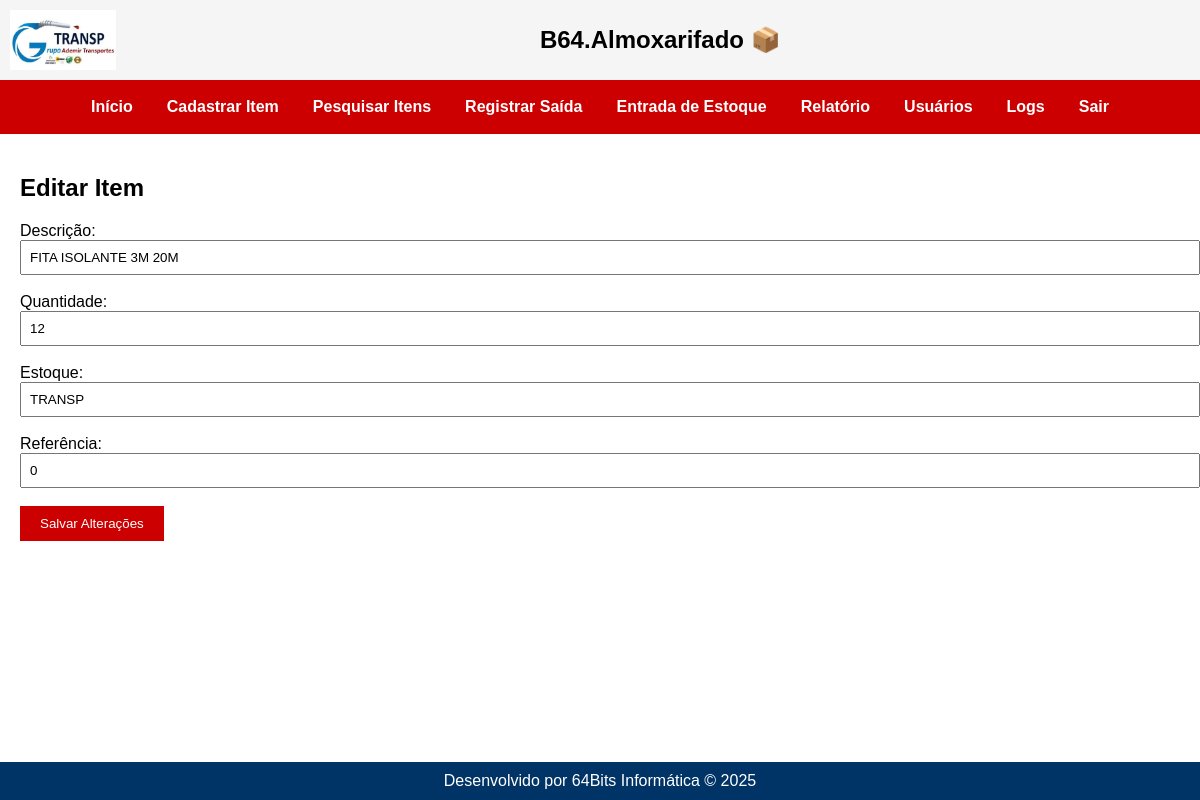
/itens/editar/1 (signed in), run on an earlier commit of the app's database.
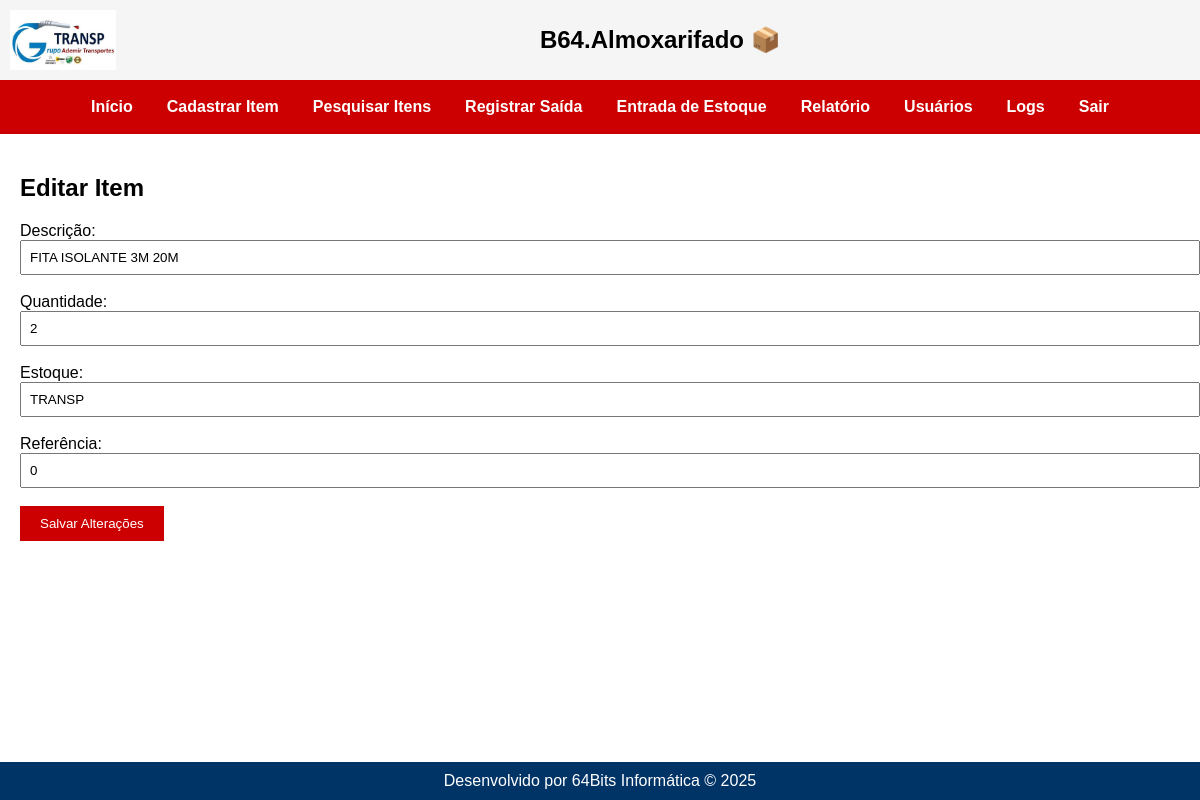
And on a later commit of the database.
### tables this page shows
CREATE TABLE itens (
        id INTEGER PRIMARY KEY,
        descricao TEXT NOT NULL,
        quantidade INTEGER,
        estoque TEXT
    , referencia TEXT, categoria TEXT, unidade TEXT, minimo INTEGER, observacoes TEXT);

### routes/itens.py (the view, shortened to what this page needs)
@itens_bp.route('/editar/<int:id>', methods=['GET', 'POST'])
def editar_item(id):
    tipo = session.get('tipo')
    conn = conectar_db()
    cursor = conn.cursor()
    cursor.execute("SELECT * FROM itens WHERE id = ?", (id,))
    item = cursor.fetchone()
    if not item:
        flash("Item não encontrado.", "erro")
        conn.close()
        return redirect('/itens/pesquisar')
    conn.close()
    return render_template("editar_item.html", item=item)

### app.py (called while the page is built)
@app.before_request
def proteger_rotas():
    print(f"DEBUG - Endpoint acessado: {request.endpoint}")
    rotas_livres = [
        'auth.login',
        'static',
        'usuarios.cadastro_usuario',
    ]
    if 'usuario' not in session and request.endpoint not in rotas_livres:
        flash("Sua sessão expirou. Faça login novamente.", "erro")
        return redirect('/')

### models.py (called while the page is built)
def conectar_db():
    conn = sqlite3.connect(DB_PATH)
    conn.row_factory = sqlite3.Row
    return conn

### templates/editar_item.html (shortened to what this page needs)
{% extends 'base.html' %}
{% block conteudo %}
<h2>Editar Item</h2>
<form method="POST">
  <label>Descrição:</label><br>
  <input type="text" name="descricao" value="{{ item.descricao }}" style="width: 100%; padding: 8px;"><br><br>
  <label>Quantidade:</label><br>
  <input type="number" name="quantidade" value="{{ item.quantidade }}" style="width: 100%; padding: 8px;"><br><br>
  <label>Estoque:</label><br>
  <input type="text" name="estoque" value="{{ item.estoque }}" style="width: 100%; padding: 8px;"><br><br>
  <label>Referência:</label><br>
  <input type="text" name="referencia" value="{{ item.referencia }}" style="width: 100%; padding: 8px;"><br><br>
  <button type="submit" style="background-color: #cc0000; color: white; padding: 10px 20px; border: none;">Salvar Alterações</button>
</form>
{% endblock %}

What changed in the data, as far as the page shows it:
changed itens "FITA ISOLANTE 3M 20M": quantidade "12" → "2"
